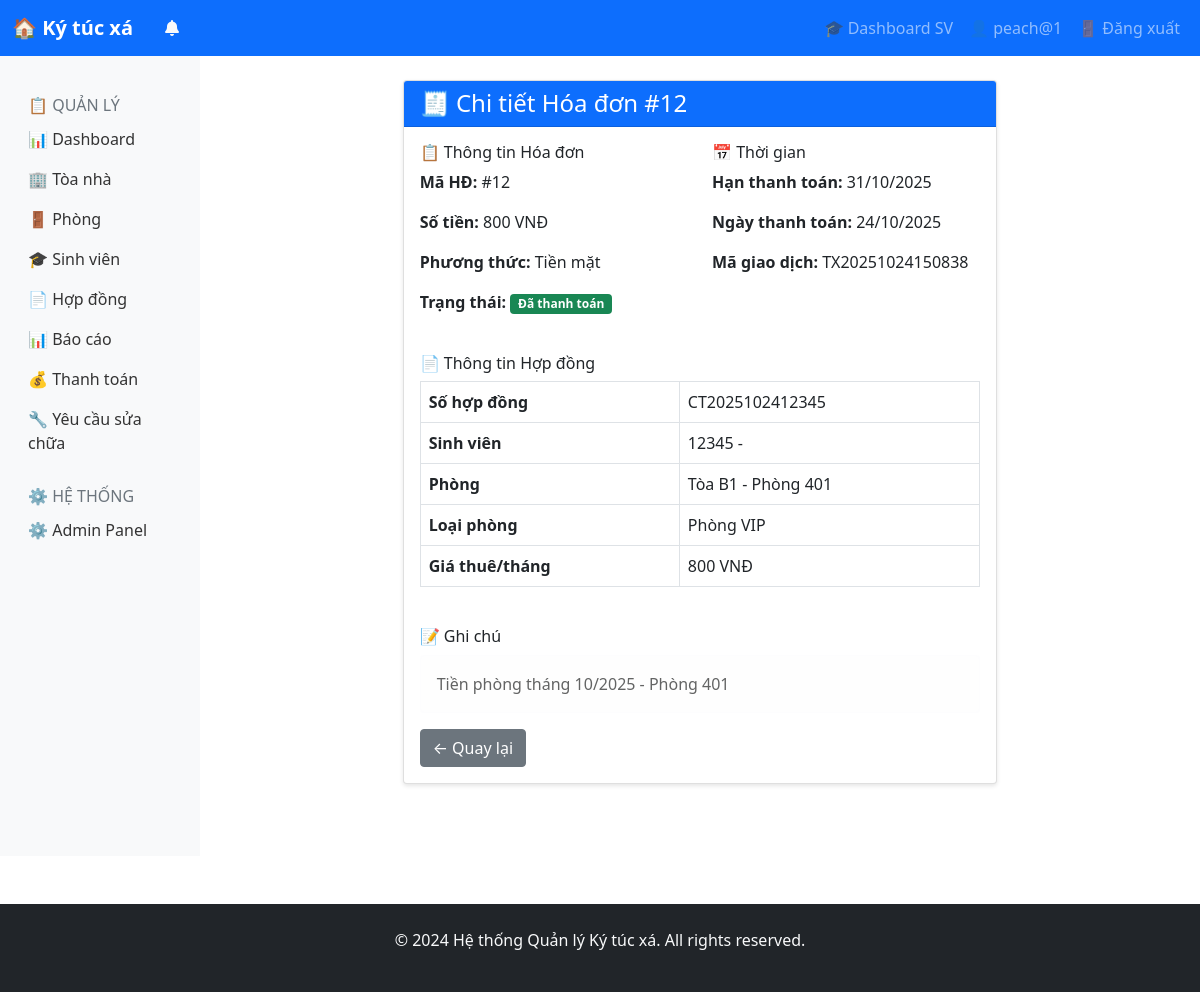
/payments/12/ (signed in), run on the app's committed database.
### accounts/models.py (models this page shows, shortened)
class CustomUser(AbstractUser):
    USER_TYPE_CHOICES = (
        ('student', 'Sinh viên'),
        ('manager', 'Quản lý'),
        ('staff', 'Nhân viên'),
    )
    user_type = models.CharField(max_length=10, choices=USER_TYPE_CHOICES, default='student')
    phone = models.CharField(max_length=15, blank=True)
    address = models.TextField(blank=True)
    date_of_birth = models.DateField(null=True, blank=True)
    avatar = models.ImageField(upload_to='avatars/', null=True, blank=True)

### payment/models.py (models this page shows, shortened)
class Payment(models.Model):
    PAYMENT_METHODS = (
        ('cash', 'Tiền mặt'),
        ('bank_transfer', 'Chuyển khoản'),
        ('momo', 'Ví MoMo'),
        ('zalopay', 'ZaloPay'),
    )
    STATUS_CHOICES = (
        ('pending', 'Chờ thanh toán'),
        ('paid', 'Đã thanh toán'),
        ('cancelled', 'Đã hủy'),
        ('failed', 'Thất bại'),
    )
    contract = models.ForeignKey(Contract, on_delete=models.CASCADE)
    student = models.ForeignKey(
        Student,
        on_delete=models.CASCADE,
        default=1  # ID của student mặc định
    )
    amount = models.DecimalField(max_digits=12, decimal_places=2)
    payment_method = models.CharField(max_length=20, choices=PAYMENT_METHODS, default='cash')
    status = models.CharField(max_length=20, choices=STATUS_CHOICES, default='pending')
    due_date = models.DateField()
    paid_date = models.DateField(null=True, blank=True)
    transaction_id = models.CharField(max_length=100, blank=True)
    notes = models.TextField(blank=True)
    created_at = models.DateTimeField(auto_now_add=True)
    updated_at = models.DateTimeField(auto_now=True)

### dormitory/models.py (models this page shows, shortened)
class Contract(models.Model):
    contract_number = models.CharField(max_length=20, unique=True)
    student = models.ForeignKey(Student, on_delete=models.CASCADE)
    room = models.ForeignKey(Room, on_delete=models.CASCADE)
    start_date = models.DateField()
    end_date = models.DateField()
    deposit = models.DecimalField(max_digits=10, decimal_places=2)
    status_choices = (
        ('active', 'Đang hoạt động'),
        ('expired', 'Đã hết hạn'),
        ('terminated', 'Đã chấm dứt'),
    )
    status = models.CharField(max_length=20, choices=status_choices, default='active')
    created_at = models.DateTimeField(auto_now_add=True)

class Student(models.Model):
    user = models.OneToOneField(CustomUser, on_delete=models.CASCADE)
    student_id = models.CharField(max_length=20, unique=True)
    university = models.CharField(max_length=200)
    faculty = models.CharField(max_length=100)
    course = models.CharField(max_length=50)
    full_name = models.CharField(max_length=100, blank=True)
    date_of_birth = models.DateField(null=True, blank=True)

class Room(models.Model):
    room_number = models.CharField(max_length=10)
    building = models.ForeignKey(Building, on_delete=models.CASCADE)
    room_type = models.ForeignKey(RoomType, on_delete=models.CASCADE)
    floor = models.IntegerField()
    status_choices = (
        ('available', 'Còn trống'),
        ('occupied', 'Đã thuê'),
        ('maintenance', 'Bảo trì'),
    )
    status = models.CharField(max_length=20, choices=status_choices, default='available')
    current_occupancy = models.IntegerField(default=0)
    notes = models.TextField(blank=True)
    class Meta:
        unique_together = ['building', 'room_number']

class Building(models.Model):
    name = models.CharField(max_length=100)
    address = models.TextField()
    total_floors = models.IntegerField()
    description = models.TextField(blank=True)
    created_at = models.DateTimeField(auto_now_add=True)

class RoomType(models.Model):
    name = models.CharField(max_length=100)  # Phòng đơn, đôi, tập thể
    capacity = models.IntegerField()
    price_per_month = models.DecimalField(max_digits=10, decimal_places=2)
    description = models.TextField(blank=True)

### payment/views.py (the view)
# urls.py: path('<int:pk>/', views.payment_detail, name='payment_detail'),
@login_required
def payment_detail(request, pk):
    payment = get_object_or_404(Payment, pk=pk)
    if request.user.user_type == 'student' and payment.contract.student.user != request.user:
        messages.error(request, "Bạn không có quyền xem hóa đơn này!")
        return redirect('payment_list')
    return render(request, 'payment/payment_detail.html', {'payment': payment})

### payment/templates/payment/payment_detail.html (shortened to what this page needs)
{% extends 'base.html' %}
{% block content %}
<div class="row justify-content-center">
    <div class="col-md-8">
        <div class="card">
            <div class="card-header bg-primary text-white">
                <h4 class="mb-0">🧾 Chi tiết Hóa đơn #{{ payment.id }}</h4>
            </div>
            <div class="card-body">
                <div class="row mb-4">
                    <div class="col-md-6">
                        <h6>📋 Thông tin Hóa đơn</h6>
                        <p><strong>Mã HĐ:</strong> #{{ payment.id }}</p>
                        <p><strong>Số tiền:</strong> {{ payment.amount|floatformat:0 }} VNĐ</p>
                        <p><strong>Phương thức:</strong> {{ payment.get_payment_method_display }}</p>
                        <p><strong>Trạng thái:</strong>
                            <span class="badge
                                {% if payment.status == 'paid' %}bg-success
                                {% elif payment.status == 'pending' %}bg-warning
                                {% else %}bg-danger{% endif %}">
                                {{ payment.get_status_display }}
                            </span>
                        </p>
                    </div>
                    <div class="col-md-6">
                        <h6>📅 Thời gian</h6>
                        <p><strong>Hạn thanh toán:</strong> {{ payment.due_date|date:"d/m/Y" }}</p>
                        <p><strong>Ngày thanh toán:</strong>
                            {% if payment.paid_date %}
                                {{ payment.paid_date|date:"d/m/Y" }}
                            {% else %}
                                <span class="text-muted">Chưa thanh toán</span>
                            {% endif %}
                        </p>
                        <p><strong>Mã giao dịch:</strong>
                            {% if payment.transaction_id %}
                                {{ payment.transaction_id }}
                            {% else %}
                                <span class="text-muted">Chưa có</span>
                            {% endif %}
                        </p>
                    </div>
                </div>
                <div class="row mb-4">
                    <div class="col-12">
                        <h6>📄 Thông tin Hợp đồng</h6>
                        <div class="table-responsive">
                            <table class="table table-bordered">
                                <tr>
                                    <th>Số hợp đồng</th>
                                    <td>{{ payment.contract.contract_number }}</td>
                                </tr>
                                <tr>
                                    <th>Sinh viên</th>
                                    <td>
                                        {{ payment.contract.student.student_id }} -
                                    </td>
                                </tr>
                                <tr>
                                    <th>Phòng</th>
                                    <td>
                                        {{ payment.contract.room.building.name }} -
                                        Phòng {{ payment.contract.room.room_number }}
                                    </td>
                                </tr>
                                <tr>
                                    <th>Loại phòng</th>
                                    <td>{{ payment.contract.room.room_type.name }}</td>
                                </tr>
                                <tr>
                                    <th>Giá thuê/tháng</th>
                                    <td>{{ payment.contract.room.room_type.price_per_month|floatformat:0 }} VNĐ</td>
                                </tr>
                            </table>
                        </div>
                    </div>
                </div>
                {% if payment.notes %}
                <div class="row">
                    <div class="col-12">
                        <h6>📝 Ghi chú</h6>
                        <div class="alert alert-light">
                            {{ payment.notes }}
                        </div>
                    </div>
                </div>
                {% endif %}
                <div class="d-flex justify-content-between">
                    <a href="{% url 'payment_list' %}" class="btn btn-secondary">← Quay lại</a>
                </div>
            </div>
        </div>
    </div>
</div>
{% endblock %}

### templates/base.html (shortened to what this page needs)
<!DOCTYPE html>
<html lang="vi">
  <head>
    <link
      href="https://cdn.jsdelivr.net/npm/bootstrap@5.1.3/dist/css/bootstrap.min.css"
      rel="stylesheet"
    />
    <link rel="stylesheet" href="https://cdnjs.cloudflare.com/ajax/libs/font-awesome/6.0.0/css/all.min.css">
  </head>
  <body>
    <nav class="navbar navbar-expand-lg navbar-dark bg-primary">
      <div class="container-fluid">
        <a class="navbar-brand" href="{% url 'home' %}">🏠 Ký túc xá</a>
        {% if user.is_authenticated %}
          {% if user.user_type == 'manager' or user.user_type == 'staff' or user.is_staff %}
          <div class="nav-item dropdown">
            <a class="nav-link text-light" href="#" data-bs-toggle="dropdown">
              <i class="fas fa-bell"></i>
            </a>
          </div>
          {% endif %}
        {% endif %}
        <div class="collapse navbar-collapse" id="navbarNav">
          <div class="navbar-nav ms-auto">
            {% if user.is_authenticated %}
              {% if user.user_type == 'student' %}
              <a class="nav-link" href="/student/dashboard/">🎓 Dashboard SV</a>
              <a class="nav-link" href="#">👤 {{ user.username }}</a>
              {% else %}
              <a class="nav-link" href="/dashboard/">📊 Dashboard</a>
              <a class="nav-link" href="/admin/">⚙️ Admin</a>
              <a class="nav-link" href="#">👤 {{ user.username }}</a>
              {% endif %}
              <a class="nav-link" href="/accounts/logout/">🚪 Đăng xuất</a>
            {% else %}
            <a class="nav-link" href="/accounts/login/">🔐 Đăng nhập SV</a>
            <a class="nav-link" href="/student/register/">📝 Đăng ký SV</a>
            <a class="nav-link" href="/admin/">⚙️ Quản lý</a>
            {% endif %}
          </div>
        </div>
      </div>
    </nav>
    <div class="container-fluid">
      <div class="row">
        {% if user.is_authenticated %}
          {% if user.user_type == 'manager' or user.user_type == 'staff' or user.is_staff %}
          <nav class="col-md-3 col-lg-2 d-md-block sidebar collapse bg-light">
            <div class="position-sticky pt-3">
              <h6 class="sidebar-heading d-flex justify-content-between align-items-center px-3 mt-4 mb-1 text-muted">
                <span>📋 QUẢN LÝ</span>
              </h6>
              <ul class="nav flex-column">
                <li class="nav-item">
                  <a class="nav-link" href="/dashboard/">📊 Dashboard</a>
                </li>
                <li class="nav-item">
                  <a class="nav-link" href="/buildings/">🏢 Tòa nhà</a>
                </li>
                <li class="nav-item">
                  <a class="nav-link" href="/rooms/">🚪 Phòng</a>
                </li>
                <li class="nav-item">
                  <a class="nav-link" href="/students/">🎓 Sinh viên</a>
                </li>
                <li class="nav-item">
                  <a class="nav-link" href="/contracts/">📄 Hợp đồng</a>
                </li>
                <li class="nav-item">
                  <a class="nav-link" href="/reports/">📊 Báo cáo</a>
                </li>
                <li class="nav-item">
                  <a class="nav-link" href="/payments/">💰 Thanh toán</a>
                </li>
                <li class="nav-item">
                  <a class="nav-link" href="/repairs/">🔧 Yêu cầu sửa chữa</a>
                </li>
              </ul>
              <h6 class="sidebar-heading d-flex justify-content-between align-items-center px-3 mt-4 mb-1 text-muted">
                <span>⚙️ HỆ THỐNG</span>
              </h6>
              <ul class="nav flex-column mb-2">
                <li class="nav-item">
                  <a class="nav-link" href="/admin/">⚙️ Admin Panel</a>
                </li>
              </ul>
            </div>
          </nav>
          {% endif %}
        {% endif %}
        <main class="col-md-9 ms-sm-auto col-lg-10 px-md-4">
          <div class="container mt-4">
            {% block content %}
            {% endblock %}
          </div>
        </main>
      </div>
    </div>
    <footer class="bg-dark text-light mt-5 py-4">
      <div class="container text-center">
        <p>&copy; 2024 Hệ thống Quản lý Ký túc xá. All rights reserved.</p>
      </div>
    </footer>
  </body>
</html>

### templates/base.html (style rules this page uses)
.navbar-brand { font-weight: bold; }
.card { box-shadow: 0 2px 4px rgba(0, 0, 0, 0.1); margin-bottom: 20px; }
.sidebar { background-color: #f8f9fa; min-height: 100vh; }
.nav-link { color: #333; }

### data on the page
CustomUser: username "peach@1"
Payment: id "12", amount "800", payment_method "Tiền mặt", status "Đã thanh toán", due_date "31/10/2025", paid_date "24/10/2025", transaction_id "TX20251024150838", contract.contract_number "CT2025102412345", contract.student.student_id "12345", contract.room.building.name "Tòa B1", contract.room.room_number "401", contract.room.room_type.name "Phòng VIP", contract.room.room_type.price_per_month "800", notes "Tiền phòng tháng 10/2025 - Phòng 401"
